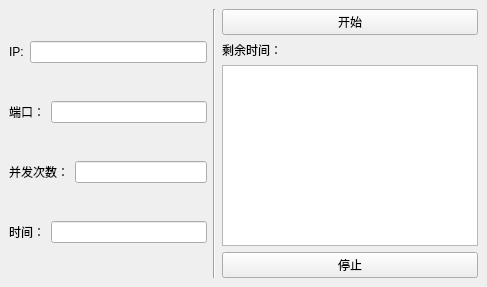
<?xml version="1.0" encoding="UTF-8"?>
<ui version="4.0">
 <class>MainWindow</class>
 <widget class="QMainWindow" name="MainWindow">
  <property name="geometry">
   <rect>
    <x>0</x>
    <y>0</y>
    <width>487</width>
    <height>287</height>
   </rect>
  </property>
  <property name="windowTitle">
   <string>MainWindow</string>
  </property>
  <widget class="QWidget" name="centralwidget">
   <layout class="QHBoxLayout" name="horizontalLayout_5">
    <item>
     <layout class="QVBoxLayout" name="verticalLayout">
      <item>
       <layout class="QHBoxLayout" name="horizontalLayout_6">
        <item>
         <widget class="QLabel" name="label_5">
          <property name="text">
           <string>IP:</string>
          </property>
         </widget>
        </item>
        <item>
         <widget class="QLineEdit" name="lineEdit_5"/>
        </item>
       </layout>
      </item>
      <item>
       <layout class="QHBoxLayout" name="horizontalLayout_7">
        <item>
         <widget class="QLabel" name="label_6">
          <property name="text">
           <string>端口：</string>
          </property>
         </widget>
        </item>
        <item>
         <widget class="QLineEdit" name="lineEdit_6"/>
        </item>
       </layout>
      </item>
      <item>
       <layout class="QHBoxLayout" name="horizontalLayout_9">
        <item>
         <widget class="QLabel" name="label_7">
          <property name="text">
           <string>并发次数：</string>
          </property>
         </widget>
        </item>
        <item>
         <widget class="QLineEdit" name="lineEdit_7"/>
        </item>
       </layout>
      </item>
      <item>
       <layout class="QHBoxLayout" name="horizontalLayout_10">
        <item>
         <widget class="QLabel" name="label_8">
          <property name="text">
           <string>时间：</string>
          </property>
         </widget>
        </item>
        <item>
         <widget class="QLineEdit" name="lineEdit_8"/>
        </item>
       </layout>
      </item>
     </layout>
    </item>
    <item>
     <widget class="Line" name="line">
      <property name="orientation">
       <enum>Qt::Vertical</enum>
      </property>
     </widget>
    </item>
    <item>
     <layout class="QVBoxLayout" name="verticalLayout_2">
      <item>
       <widget class="QPushButton" name="pushButton">
        <property name="text">
         <string>开始</string>
        </property>
       </widget>
      </item>
      <item>
       <widget class="QLabel" name="label_9">
        <property name="text">
         <string>剩余时间：</string>
        </property>
       </widget>
      </item>
      <item>
       <widget class="QPlainTextEdit" name="plainTextEdit"/>
      </item>
      <item>
       <widget class="QPushButton" name="pushButton_2">
        <property name="text">
         <string>停止</string>
        </property>
       </widget>
      </item>
     </layout>
    </item>
   </layout>
  </widget>
 </widget>
 <resources/>
 <connections/>
</ui>
